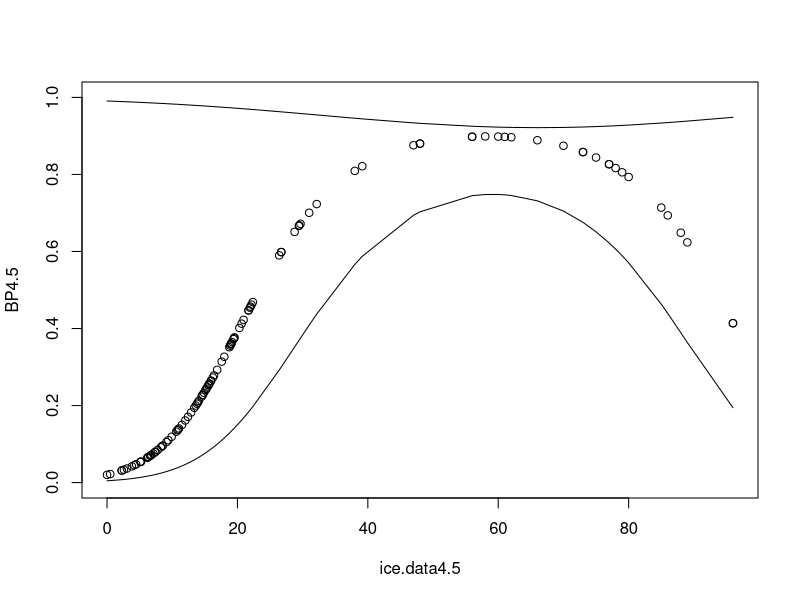

Reproduce this figure in R. (Note: this script raises an error after producing the figure.)
ext.sea.ice <- read.csv("input_data/extreme.sea.ice.csv", header = T)
ice.data <- ext.sea.ice[ext.sea.ice$year >= 1988 & ext.sea.ice$year <= 2100,]
ice.data4.5 <- ifelse(is.na(ice.data$ice.obs), ice.data$ice.RCP4.5, 
                      ice.data$ice.obs)
ice.data8.5 <- ifelse(is.na(ice.data$ice.obs), ice.data$ice.RCP8.5, 
                      ice.data$ice.obs)

ice8.5 <- scale(ice.data8.5)
ice4.5 <- scale(ice.data4.5)

#MIDPOINT
hold4.5 <- expand.grid(a = seq(0.25, 0.75, length.out = 10), b = seq(2.5,3, length.out = 10), c =  seq(-1.5,-0.5, length.out = 10))

test4.5 <- c((35-mean(ice.data4.5))/sd(ice.data4.5),
             (60-mean(ice.data4.5))/sd(ice.data4.5),
             (85-mean(ice.data4.5))/sd(ice.data4.5))

pred <- matrix(NA, nrow = length(test4.5), ncol = nrow(hold4.5))
error <- rep(NA, length = nrow(hold4.5))
for (i in 1:nrow(hold4.5)){
  pred[,i] <- plogis(hold4.5$a[i] + hold4.5$b[i]*test4.5 + hold4.5$c[i]*test4.5^2)
  error[i] <- sum(abs(pred[1,i] - 0.776) + abs(pred[2,i] - 0.9) + abs(pred[3,i] - .72))
}
which(error == min(error))
pred[,365]
hold4.5[365,]

BP4.5 <- plogis(0.472 + 2.83*ice4.5 + - 1.17*ice4.5^2) # middle point
plot(BP4.5 ~ ice.data4.5, ylim = c(0,1))

#LOW POINT
hold4.5 <- expand.grid(a = seq(-0.9,-0.6, length.out = 10), b = seq(2.6,3, length.out = 10), c =  seq(-1.3,-0.9, length.out = 10))

test4.5 <- c((35-mean(ice.data4.5))/sd(ice.data4.5),
             (60-mean(ice.data4.5))/sd(ice.data4.5),
             (85-mean(ice.data4.5))/sd(ice.data4.5))

pred <- matrix(NA, nrow = length(test4.5), ncol = nrow(hold4.5))
error <- rep(NA, length = nrow(hold4.5))
for (i in 1:nrow(hold4.5)){
  pred[,i] <- plogis(hold4.5$a[i] + hold4.5$b[i]*test4.5 + hold4.5$c[i]*test4.5^2)
  error[i] <- sum(abs(pred[1,i] - 0.495) + abs(pred[2,i] - 0.9) + abs(pred[3,i] - 0.46))
}
which(error == min(error))
pred[,295]
hold4.5[295,]

BP4.5low <- plogis(-0.77 + 3*ice4.5 + - 1.21*ice4.5^2)
lines(BP4.5low[order(ice.data4.5)] ~ ice.data4.5[order(ice.data4.5)])

# HIGH POINT
hold4.5 <- expand.grid(a = seq(-3,4, length.out = 10), b = seq(-3,3, length.out = 10), c =  seq(-3,3, length.out = 10))

test4.5 <- c((35-mean(ice.data4.5))/sd(ice.data4.5),
             (60-mean(ice.data4.5))/sd(ice.data4.5),
             (85-mean(ice.data4.5))/sd(ice.data4.5))

pred <- matrix(NA, nrow = length(test4.5), ncol = nrow(hold4.5))
error <- rep(NA, length = nrow(hold4.5))
for (i in 1:nrow(hold4.5)){
  pred[,i] <- plogis(hold4.5$a[i] + hold4.5$b[i]*test4.5 + hold4.5$c[i]*test4.5^2)
  error[i] <- sum(abs(pred[1,i] - 1) + abs(pred[2,i] - 0.9) + abs(pred[3,i] - 0.93))
}
which(error == min(error))
pred[,539]
hold4.5[539,]

BP4.5high <- plogis(3.22 -1*ice4.5 + 0.33*ice4.5^2) # middle point
lines(BP4.5high[order(ice.data4.5)] ~ ice.data4.5[order(ice.data4.5)])

# B0: center on 0.472, going -0.77 to 3.22
# B1: center on 2.83, going -1 to 3
# B2:center on -1.17, going -1.21 to 0.33


quantile(rnorm(100000, 0.472, 2.15), c(0.1, 0.9))
1/2.15^2 # 0.22
quantile(rnorm(100000, 2.83, 3), c(0.1, 0.9)) 
1/3^2 # 0.11
quantile(rnorm(100000, -1.17, 1.2), c(0.1, 0.9)) 
1/1.2^2 #0.69

b0 <- rnorm(100000, .472, 2.15)
b0 <- b0[b0 > -0.77 & b0 < 3.22]
b0 <- sample(b0, 10000, replace = FALSE)
mean()
hist(b0)
b1 <- rnorm(100000, 2.83, 3)
b1 <- b1[b1 > -1 & b1 < 3]
b1 <- sample(b1, 10000, replace = FALSE)
hist(b1)
b2 <- rnorm(100000, -1.17, 1.2)
b2 <- b2[b2 > -1.21 & b2 < 0.33]
b2 <- sample(b2, 10000, replace = FALSE)
hist(b2)

test4.5.hold35 <- rep(NA, 10000)

BP4.5.hold <- plogis(b0[1] + b1[1]*ice4.5 + b2[1]*ice4.5^2)
test4.5.hold[1] <- plogis(b0[1] + b1[1]*test4.5[1] + b2[1]*test4.5[1]^2)
plot(BP4.5.hold ~ ice.data4.5, ylim = c(0,1))

for (i in 2:100){
  BP4.5sim <- plogis(b0[i] + b1[i]*ice4.5 + b2[i]*ice4.5^2)
  lines(BP4.5sim[order(ice.data4.5)] ~ ice.data4.5[order(ice.data4.5)])
}

for (i in 2:10000){
  BP4.5sim <- plogis(b0[i] + b1[i]*ice4.5 + b2[i]*ice4.5^2)
  test4.5.hold[i] <- plogis(b0[i] + b1[i]*test4.5[1] + b2[i]*test4.5[1]^2)
}

hist(test4.5.hold)
quantile(test4.5.hold, c(.1, .9)) 

# looking at model posteriors
#YKD.constant.8.5
BP.hold <- matrix(NA, nrow = 1000, ncol = 113)
BP.post.sample <- sample(1:40000, 1000, replace = FALSE)
YKD.constant.8.5samp <- data.frame(YKD.constant.8.5$sims.list$mean.logit.BP[BP.post.sample],
                                   YKD.constant.8.5$sims.list$betaF.ice[BP.post.sample],
                                   YKD.constant.8.5$sims.list$betaF.ice2[BP.post.sample])
names(YKD.constant.8.5samp) <- c("b0", "b1", "b2")
for (i in 1:1000){
  for (j in 1:113){
    BP.hold[i,j] <- plogis(YKD.constant.8.5samp$b0[i] + 
                             YKD.constant.8.5samp$b1[i]*ice8.5[j] +
                             YKD.constant.8.5samp$b2[i]*ice8.5[j]*ice8.5[j])
  }
}

BP.post.mean <- apply(BP.hold, 2, mean)
plot(BP.post.mean)
